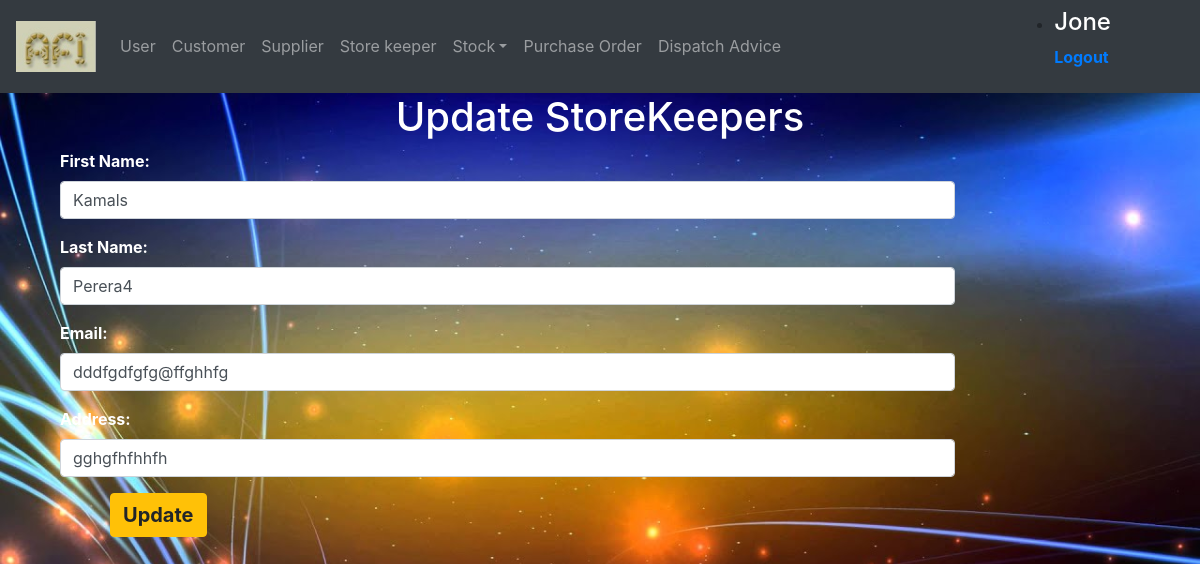
Screenshot of /storeKeeper/edit.php?id=1 (signed in) with the database file from the repository.
### tables this page shows
CREATE TABLE `storekeepers` (
  `skId` varchar(10) NOT NULL,
  `firstname` varchar(100) NOT NULL,
  `lastname` varchar(100) NOT NULL,
  `email` varchar(100) NOT NULL,
  `address` varchar(500) NOT NULL
);

### storeKeeper/edit.php (the view, shortened to what this page needs)
<?php
  include '../login/dbconnection.php';
  $id=$_GET["id"];
  if (isset($id)) {
    $sqlQuery = "SELECT * FROM storekeepers WHERE skId = $id";
    $result =mysqli_query($conn, $sqlQuery);
    $row = mysqli_fetch_array($result,MYSQLI_ASSOC);
  }
?>
<!DOCTYPE html>
<html lang="en">
<head>
  <link rel="stylesheet" href="../css/bootstrap.min.css">
  <link rel="stylesheet" type="text/css" href="../css/storeKeeper.css"></script>
</head>
<body>
  <header><?php include '../login/nav.php'?></header>
  <div class="container">
    <h1>Update StoreKeepers</h1>
    <div class="col-xl-10 col-lg-10 col-md-10 col-sm-10" id="cover">
      <form action="" method="post">
        <div class="form-group">
          <label for="firstname">First Name:</label>
          <input type="text" class="form-control" placeholder="Enter First Name" name="firstname" value="<?=$row["firstname"]?>">
        </div>
        <div class="form-group">
          <label for="lastname">Last Name:</label>
          <input type="text" class="form-control" placeholder="Enter Last Name" name="lastname" value="<?=$row["lastname"]?>">
        </div>
        <div class="form-group">
          <label for="email">Email:</label>
          <input type="email" class="form-control" placeholder="Enter email" name="email" value="<?=$row["email"]?>">
        </div>
        <div class="form-group">
          <label for="address">Address:</label>
          <input type="text" class="form-control" placeholder="Enter address" name="address" value="<?=$row["address"]?>">
        </div>
        <input type="submit" class="btn btn-warning" id="Butt" name="submit" value="Update"><br><br>
      </form>
    </div>
  </div>
</body>
</html>

### css/storeKeeper.css (style rules this page uses)
h1 { color: white; text-align: center; font-weight: bold; }
body { background: url(../images/sk_bg.jpg); background-size: cover; background-position: top; }
#cover { align-items: center; position: relative; }
label { color: white; font-weight: bold; }
input { margin-left: 50px; }
#Butt { font-size: 20px; font-weight: bold; margin-left: 50px; }

### rows the page displays
storekeepers: firstname "Kamals", lastname "Perera4", email "dddfgdfgfg@ffghhfg", address "gghgfhfhhfh"

### other values shown
$_SESSION['username'] "Jone"
